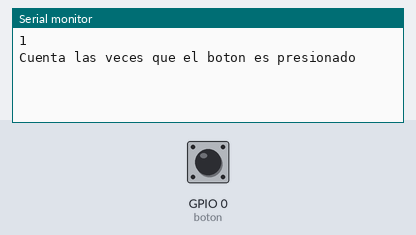
The sketch below on a simulated ESP32. Shown: the last lines printed to the serial monitor. Inputs (shaded band) come from the test bench; at power-on: GPIO 0 (boton) HIGH.

Above: at 1.4 s.
1.5 s: GPIO 0 (boton) pulled LOW for 0.15 s
At 2.0 s:
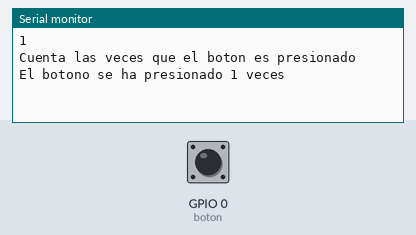
3.1 s: GPIO 0 (boton) pulled LOW for 1 s
At 4.4 s:
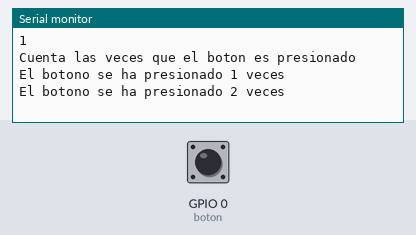
5.6 s: GPIO 0 (boton) pulled LOW for 0.15 s
At 6.3 s:
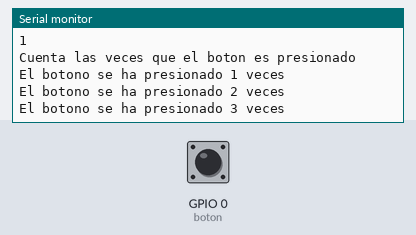

Measured:
- after the input at 1.5 s, the serial monitor: prints a new line at once (image 1)
- after the input at 3.1 s, the serial monitor: prints a new line at once (image 2)
- after the input at 5.6 s, the serial monitor: prints a new line at once (image 3)

The sketch:

sketch_jan14a.ino
```cpp
//ESP32 - PIO

//Entrada Basica con boton

//variables y constantes
//incrementa un contador cada vez que se presiona un boton
#define boton 0
int cta=0;
void setup() {
  // put your setup code here, to run once:
  Serial.begin(115200);
  delay(200);
  pinMode(boton, INPUT);
  Serial.println(digitalRead(boton));
  Serial.println("Cuenta las veces que el boton es presionado");
  Serial.println();
}
void loop() {
  if(!digitalRead(boton)){
    cta++;
    Serial.println("El botono se ha presionado "+ String(cta) + " veces");//Imprimir cotador
    while(!digitalRead(boton)){
      delay(200);
    }
  }
}
```
